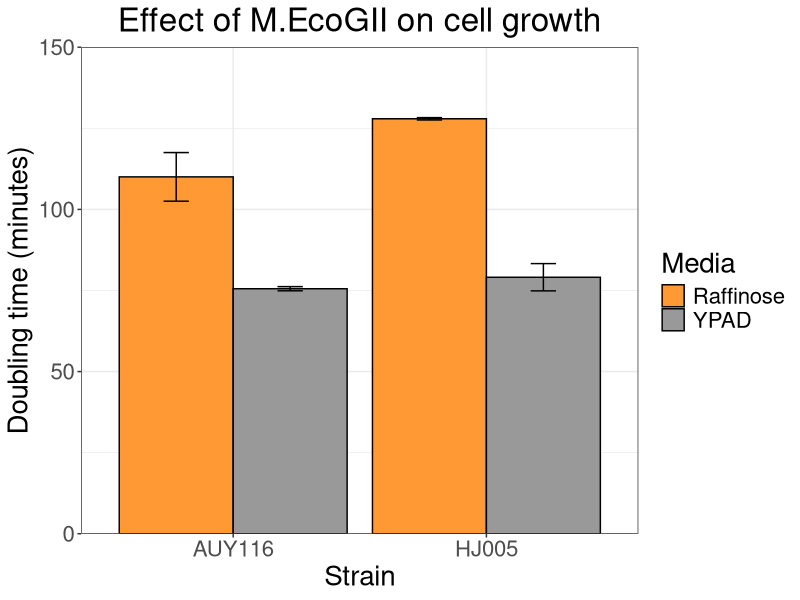
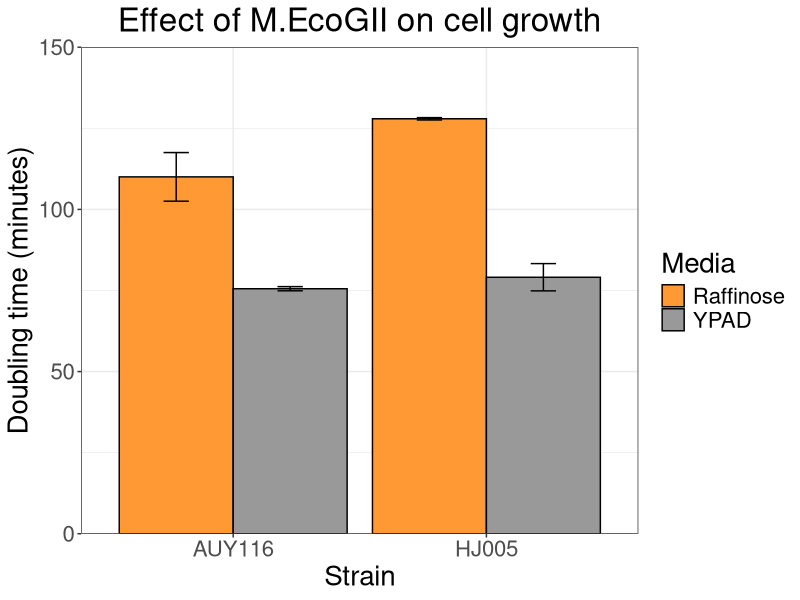

These figures' R source, in order:
# Script to plot EcoGII growth curve
# Written by Heather Jeffery
# 21st December 2020

library(ggplot2)
library(dplyr)

setwd("~/Documents/PhD/")

data <- data.frame(c("YPAD", "YPAD", "YPAD", "YPAD", "YPAD", "YPAD",
                     "Raffinose", "Raffinose", "Raffinose", "Raffinose", "Raffinose"), 
                   c("AUY116", "AUY116", "AUY116", "HJ005", "HJ005", "HJ005", 
                     "AUY116", "AUY116", "AUY116", "HJ005", "HJ005"),
                   c("1", "2", "3", "1", "2", "3", "1", "2", "3", "1", "3"),
                   c(76.17, 74.88, 75.57, 76.57, 76.73, 83.93,
                     115.13, 101.42, 113.52, 128.2, 127.68))
colnames(data) <- c("Media", "Strain", "Replicate", "Doubling_time")
print(data)

summary_data <- data %>%
  group_by(Strain, Media) %>%
  summarise(Mean = mean(Doubling_time), Standard_deviation = sd(Doubling_time))

print(summary_data)

p <- ggplot(summary_data, aes(x = Strain, y = Mean, fill = Media)) + 
  geom_bar(stat="identity", position=position_dodge(), colour = "black") +
  scale_fill_manual(values = c("#FF9933", "#999999")) + 
  geom_errorbar(aes(ymin=Mean-Standard_deviation, ymax=Mean+Standard_deviation), 
              width=.2, position=position_dodge(.9)) +
  labs(title = "Effect of M.EcoGII on cell growth", x = "Strain", y = "Doubling time (minutes)", legend = "Condition") +
  scale_y_continuous(expand = c(0,0), limits = c(0, 150)) +
  theme_bw() + 
  theme(plot.title = element_text(hjust = 0.5)) + 
  theme(text = element_text(size = 20))

print(p) 
ggsave("EcoGII_growth.png", width = 9)